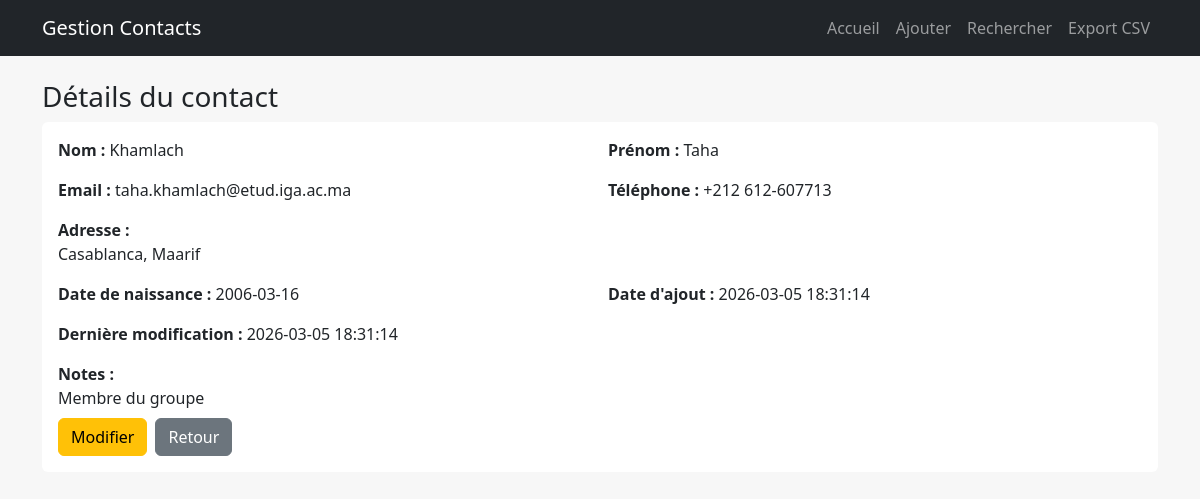
The app's page /voir.php?id=1 with its own data.
### tables this page shows
CREATE TABLE `contacts` (
  `id` int(11) NOT NULL,
  `nom` varchar(100) NOT NULL,
  `prenom` varchar(100) NOT NULL,
  `email` varchar(150) DEFAULT NULL,
  `telephone` varchar(20) DEFAULT NULL,
  `adresse` text DEFAULT NULL,
  `date_naissance` date DEFAULT NULL,
  `notes` text DEFAULT NULL,
  `date_creation` timestamp NOT NULL DEFAULT current_timestamp(),
  `date_modification` timestamp NOT NULL DEFAULT current_timestamp() ON UPDATE current_timestamp()
);

### voir.php (the view, shortened to what this page needs)
<?php
require_once __DIR__ . "/includes/init.php";
$id = isset($_GET["id"]) ? (int)$_GET["id"] : 0;
$stmt = $pdo->prepare("SELECT * FROM contacts WHERE id = ?");
$stmt->execute([$id]);
$contact = $stmt->fetch();
require_once __DIR__ . "/includes/header.php";
?>
<h3>Détails du contact</h3>
<div class="bg-white p-3 rounded">
  <div class="row g-3">
    <div class="col-md-6"><strong>Nom :</strong> <?= htmlspecialchars($contact["nom"]) ?></div>
    <div class="col-md-6"><strong>Prénom :</strong> <?= htmlspecialchars($contact["prenom"]) ?></div>
    <div class="col-md-6"><strong>Email :</strong> <?= htmlspecialchars($contact["email"] ?? "") ?></div>
    <div class="col-md-6"><strong>Téléphone :</strong> <?= htmlspecialchars($contact["telephone"] ?? "") ?></div>
    <div class="col-12"><strong>Adresse :</strong><br><?= nl2br(htmlspecialchars($contact["adresse"] ?? "")) ?></div>
    <div class="col-md-6"><strong>Date de naissance :</strong> <?= htmlspecialchars($contact["date_naissance"] ?? "") ?></div>
    <div class="col-md-6"><strong>Date d'ajout :</strong> <?= htmlspecialchars($contact["date_creation"]) ?></div>
    <div class="col-md-6"><strong>Dernière modification :</strong> <?= htmlspecialchars($contact["date_modification"]) ?></div>
    <div class="col-12"><strong>Notes :</strong><br><?= nl2br(htmlspecialchars($contact["notes"] ?? "")) ?></div>
    <div class="col-12 d-flex gap-2 mt-2">
      <a class="btn btn-warning" href="modifier.php?id=<?= (int)$contact["id"] ?>">Modifier</a>
      <a class="btn btn-secondary" href="index.php">Retour</a>
    </div>
  </div>
</div>
<?php require_once __DIR__ . "/includes/footer.php"; ?>

### assets/css/style.css (style rules this page uses)
body { background: #f7f7f7; }

### records on screen
contacts: nom "Khamlach", prenom "Taha", email "taha.khamlach@etud.iga.ac.ma", telephone "+212 612-607713", adresse "Casablanca, Maarif", date_naissance "2006-03-16", date_creation "2026-03-05 18:31:14", date_modification "2026-03-05 18:31:14", notes "Membre du groupe"
